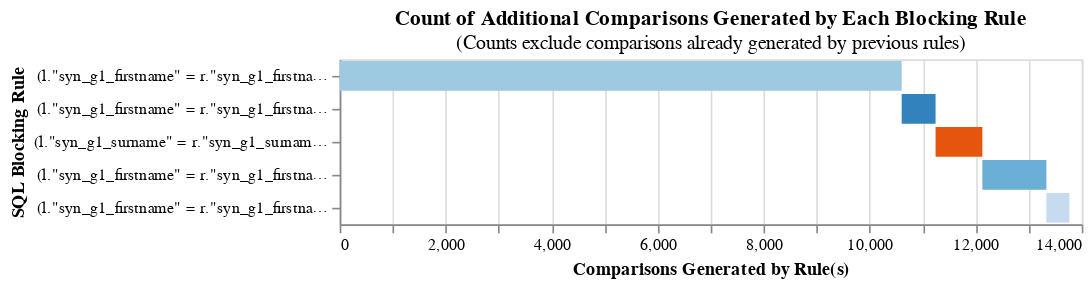

The code cell stored with this chart in its notebook:
### Code cell
from splink.duckdb.blocking_rule_library import block_on
import splink.duckdb.comparison_template_library as ctl
import splink.duckdb.comparison_library as cl

# link_only - setting 1: basic comparison
settings_deterministic =  {
    "link_type": "link_only",
    "blocking_rules_to_generate_predictions": [
        block_on(["syn_g1_firstname", "syn_g1_surname", "syn_g0_surname", "g1_dob_arc1"]),
        block_on(["syn_g1_firstname", "syn_g0_surname", "g1_dob_arc1", "g1_gender_arc"]),
        block_on(["syn_g1_surname", "syn_g0_surname", "g1_dob_arc1", "g1_gender_arc"]),
        block_on(["syn_g1_firstname", "syn_g1_surname", "g1_dob_arc1", "g1_gender_arc"]),
        block_on(["syn_g1_firstname", "syn_g1_surname", "syn_g0_surname", "g1_gender_arc"]),
    ],  
    "comparisons": [],
    "retain_matching_columns":True,
    "retain_intermediate_calculation_columns":True,
    "additional_columns_to_retain": [
        "ethgroup",
        "imddecile",
        "maternal_agecat",
    ]
}

linker = DuckDBLinker(
    [gold_df, df],
    settings_dict= settings_deterministic,
    input_table_aliases=["df_left","df_right"]
)

# linker.save_model_to_json(out_path = "linkage_outputs\\dataset2\\scenario2_dataset2\\deterministic_linkage_settings.json", overwrite = True)
linker.cumulative_num_comparisons_from_blocking_rules_chart()

### Figure 1 — Vega-Lite specification as saved in the notebook (floating-point values rounded to 4 significant figures)
{"config": {"view": {"continuousWidth": 300, "continuousHeight": 300}}, "data": {"name": "data-0ca3ca8726a4146a6312456ce46410d1"}, "mark": "bar", "encoding": {"color": {"field": "rule", "legend": null, "scale": {"scheme": "category20c"}}, "order": {"field": "cumulative_rows"}, "tooltip": [{"field": "rule", "title": "SQL Condition", "type": "nominal"}, {"field": "row_count", "format": ",", "title": "Comparisons Generated", "type": "quantitative"}, {"field": "cumulative_rows", "format": ",", "title": "Cumulative Comparisons", "type": "quantitative"}, {"field": "cartesian", "format": ",", "title": "Cartesian Product of Input Data", "type": "quantitative"}, {"field": "reduction_ratio", "title": "Reduction Ratio (cumulative rows/cartesian product)", "type": "nominal"}], "x": {"field": "start", "title": "Comparisons Generated by Rule(s)", "type": "quantitative"}, "x2": {"field": "cumulative_rows"}, "y": {"field": "rule", "sort": ["-x2"], "title": "SQL Blocking Rule"}}, "height": {"step": 20}, "title": {"text": "Count of Additional Comparisons Generated by Each Blocking Rule", "subtitle": "(Counts exclude comparisons already generated by previous rules)"}, "width": 450, "$schema": "https://vega.github.io/schema/vega-lite/v5.9.3.json", "datasets": {"data-0ca3ca8726a4146a6312456ce46410d1": [{"row_count": 10603, "rule": "(l.\"syn_g1_firstname\" = r.\"syn_g1_firstname\") AND (l.\"syn_g1_surname\" = r.\"syn_g1_surname\") AND (l.\"syn_g0_surname\" = r.\"syn_g0_surname\") AND (l.\"g1_dob_arc1\" = r.\"g1_dob_arc1\")", "cumulative_rows": 10603, "cartesian": 176384961, "reduction_ratio": "The rolling reduction ratio with your given blocking rule(s) is 0.99994. This represents the reduction in the total number of comparisons due to your rule(s).", "start": 0}, {"row_count": 639, "rule": "(l.\"syn_g1_firstname\" = r.\"syn_g1_firstname\") AND (l.\"syn_g0_surname\" = r.\"syn_g0_surname\") AND (l.\"g1_dob_arc1\" = r.\"g1_dob_arc1\") AND (l.\"g1_gender_arc\" = r.\"g1_gender_arc\")", "cumulative_rows": 11242, "cartesian": 176384961, "reduction_ratio": "The rolling reduction ratio with your given blocking rule(s) is 0.999936. This represents the reduction in the total number of comparisons due to your rule(s).", "start": 10603}, {"row_count": 883, "rule": "(l.\"syn_g1_surname\" = r.\"syn_g1_surname\") AND (l.\"syn_g0_surname\" = r.\"syn_g0_surname\") AND (l.\"g1_dob_arc1\" = r.\"g1_dob_arc1\") AND (l.\"g1_gender_arc\" = r.\"g1_gender_arc\")", "cumulative_rows": 12125, "cartesian": 176384961, "reduction_ratio": "The rolling reduction ratio with your given blocking rule(s) is 0.999931. This represents the reduction in the total number of comparisons due to your rule(s).", "start": 11242}, {"row_count": 1208, "rule": "(l.\"syn_g1_firstname\" = r.\"syn_g1_firstname\") AND (l.\"syn_g1_surname\" = r.\"syn_g1_surname\") AND (l.\"g1_dob_arc1\" = r.\"g1_dob_arc1\") AND (l.\"g1_gender_arc\" = r.\"g1_gender_arc\")", "cumulative_rows": 13333, "cartesian": 176384961, "reduction_ratio": "The rolling reduction ratio with your given blocking rule(s) is 0.999924. This represents the reduction in the total number of comparisons due to your rule(s).", "start": 12125}, {"row_count": 434, "rule": "(l.\"syn_g1_firstname\" = r.\"syn_g1_firstname\") AND (l.\"syn_g1_surname\" = r.\"syn_g1_surname\") AND (l.\"syn_g0_surname\" = r.\"syn_g0_surname\") AND (l.\"g1_gender_arc\" = r.\"g1_gender_arc\")", "cumulative_rows": 13767, "cartesian": 176384961, "reduction_ratio": "The rolling reduction ratio with your given blocking rule(s) is 0.999922. This represents the reduction in the total number of comparisons due to your rule(s).", "start": 13333}]}}
